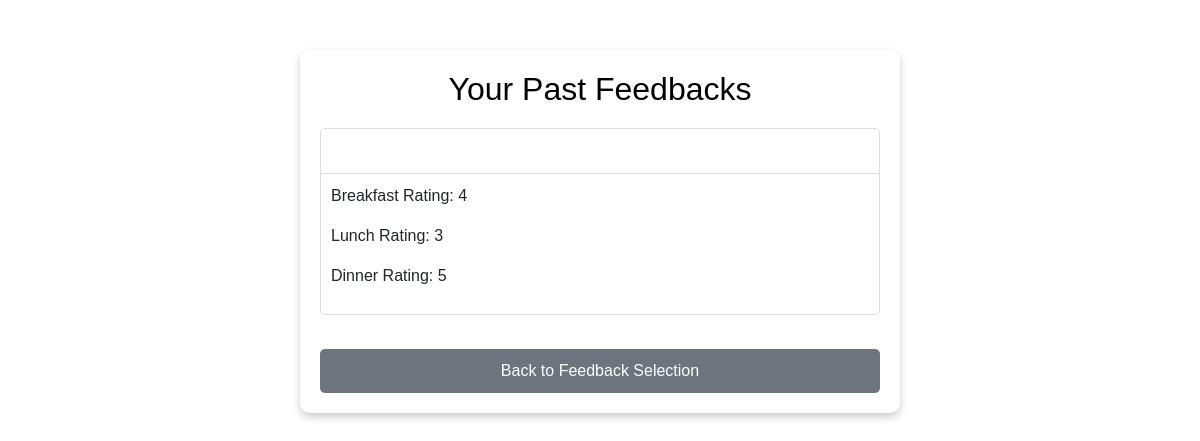
/feedback/view_past_feedbacks/ (signed in), run on the app's committed database.
### hostel/models.py (models this page shows, shortened)
class Feedback(models.Model):
    user = models.ForeignKey(CustomUser, on_delete=models.CASCADE)
    breakfast_rating = models.IntegerField(null=True, blank=True)
    lunch_rating = models.IntegerField(null=True, blank=True)
    dinner_rating = models.IntegerField(null=True, blank=True)
    date = models.DateField(default=timezone.now)
    breakfast_sentiment = models.CharField(max_length=10, null=True, blank=True)
    lunch_sentiment = models.CharField(max_length=10, null=True, blank=True)
    dinner_sentiment = models.CharField(max_length=10, null=True, blank=True)
    overall_sentiment = models.CharField(max_length=10, null=True, blank=True)

### hostel/views.py (the view)
# urls.py: path('view_past_feedbacks/', views.view_past_feedbacks, name='view_past_feedbacks'),
@login_required
def view_past_feedbacks(request):
    user_feedbacks = Feedback.objects.filter(user=request.user).order_by('-date')
    context = {
        'user_feedbacks': user_feedbacks
    }
    return render(request, 'view_past_feedbacks.html', context)

### templates/view_past_feedbacks.html (shortened to what this page needs)
<!DOCTYPE html>
<html lang="en">
<head>
    <link href="https://cdn.jsdelivr.net/npm/bootstrap@5.3.0/dist/css/bootstrap.min.css" rel="stylesheet">
</head>
<body>
    <div class="container">
        <h2>Your Past Feedbacks</h2>
        {% if user_feedbacks %}
            {% for feedback in user_feedbacks %}
                <div class="card">
                    <div class="card-header">
                    </div>
                    <div class="card-body">
                        <p>Breakfast Rating: {{ feedback.breakfast_rating|default:"N/A" }}</p>
                        <p>Lunch Rating: {{ feedback.lunch_rating|default:"N/A" }}</p>
                        <p>Dinner Rating: {{ feedback.dinner_rating|default:"N/A" }}</p>
                    </div>
                </div>
            {% endfor %}
        {% else %}
            <p class="text-center">You have not submitted any feedbacks yet.</p>
        {% endif %}
        <div class="text-center mt-4">
            <a href="{% url 'feedback_selection' %}" class="btn btn-secondary">Back to Feedback Selection</a>
        </div>
    </div>
</body>
</html>

### templates/view_past_feedbacks.html (style rules this page uses)
body { font-family: Arial, sans-serif; background-color: #fff; padding-top: 50px; }
.container { max-width: 600px; margin: auto; background: white; padding: 20px; border-radius: 10px; box-shadow: 0 4px 8px rgba(0, 0, 0, 0.2); }
h2 { color: #000; text-align: center; margin-bottom: 20px; }
.card { margin-bottom: 15px; border: 1px solid #ddd; border-radius: 5px; }
.card-header { background-color: #fff; color: white; font-weight: bold; border-bottom: 1px solid #ddd; padding: 10px; border-top-left-radius: 5px; border-top-right-radius: 5px; }
.card-body { padding: 10px; }
.btn-secondary { background-color: #6c757d; border: none; padding: 10px; width: 100%; margin-top: 10px; border-radius: 5px; color: white; text-align: center; text-decoration: none; display: inline-block; }
.text-center { text-align: center; }
.mt-4 { margin-top: 1.5rem; }

### data on the page
Feedback: breakfast_rating "4", lunch_rating "3", dinner_rating "5"
